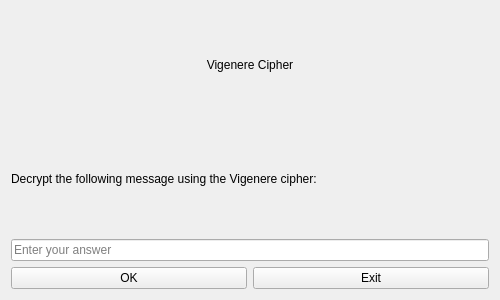
<?xml version="1.0" encoding="UTF-8"?>
<ui version="4.0">
 <class>Task4Window</class>
 <widget class="QWidget" name="Task4Window">
  <property name="geometry">
   <rect>
    <x>0</x>
    <y>0</y>
    <width>500</width>
    <height>300</height>
   </rect>
  </property>
  <property name="windowTitle">
   <string>Task 4 - Vigenere Cipher</string>
  </property>
  <layout class="QVBoxLayout" name="verticalLayout">
   <item>
    <widget class="QLabel" name="titleLabel">
     <property name="text">
      <string>Vigenere Cipher</string>
     </property>
     <property name="alignment">
      <set>Qt::AlignCenter</set>
     </property>
    </widget>
   </item>
   <item>
    <widget class="QLabel" name="taskLabel">
     <property name="text">
      <string>Decrypt the following message using the Vigenere cipher:</string>
     </property>
     <property name="wordWrap">
      <bool>true</bool>
     </property>
    </widget>
   </item>
   <item>
    <widget class="QLineEdit" name="answerEdit">
     <property name="placeholderText">
      <string>Enter your answer</string>
     </property>
    </widget>
   </item>
   <item>
    <layout class="QHBoxLayout" name="horizontalLayout">
     <item>
      <widget class="QPushButton" name="okButton">
       <property name="text">
        <string>OK</string>
       </property>
      </widget>
     </item>
     <item>
      <widget class="QPushButton" name="exitButton">
       <property name="text">
        <string>Exit</string>
       </property>
      </widget>
     </item>
    </layout>
   </item>
  </layout>
 </widget>
 <resources/>
 <connections/>
</ui>
